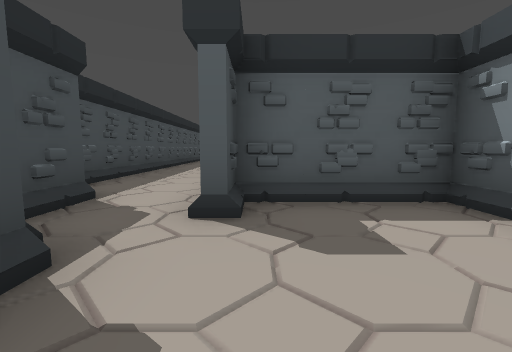
view 1 (above)

24 first-person views from a walk through a 3-D level made in the Godot game engine. The camera is 1.3 m above the floor, tilts 6° down and sees 90° across. The floor is counted in squares, 2 m on a side. Each view is taken from the middle of a square. On the plan, view 1 faces up. The plan holds only what a view shows up to about 9 squares ahead; the rest is blank. The place goes on beyond the plan.

view 2
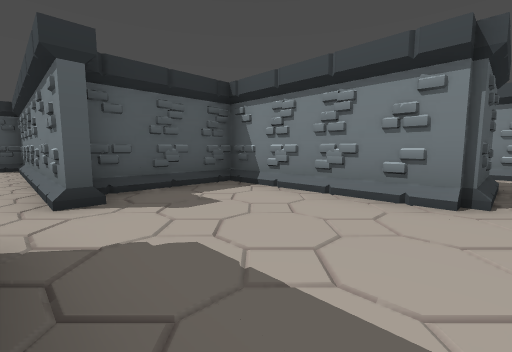

view 3
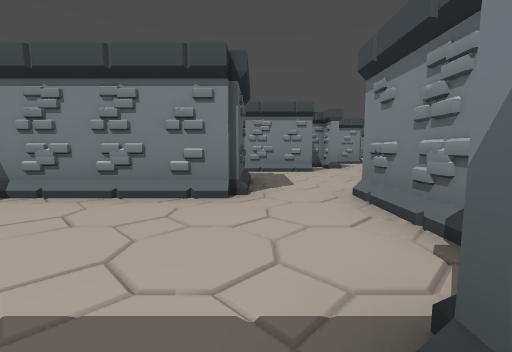

view 4
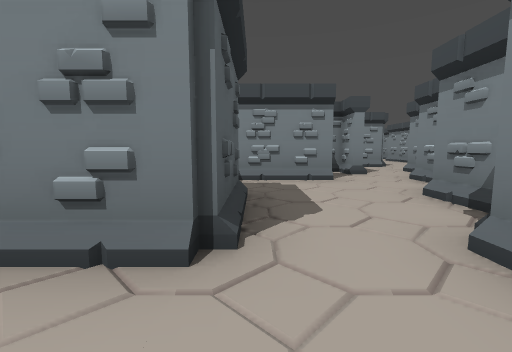

view 5
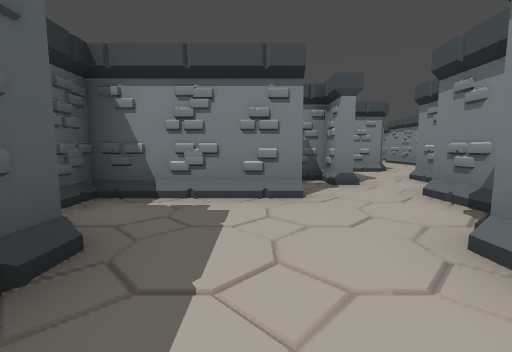

view 6
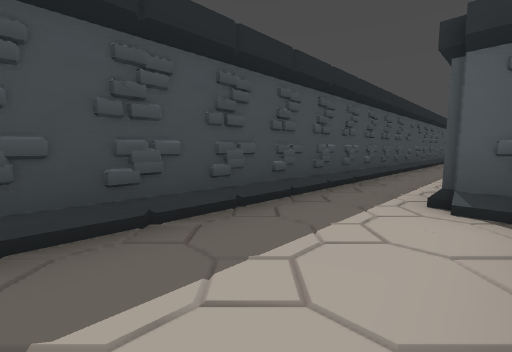

view 7
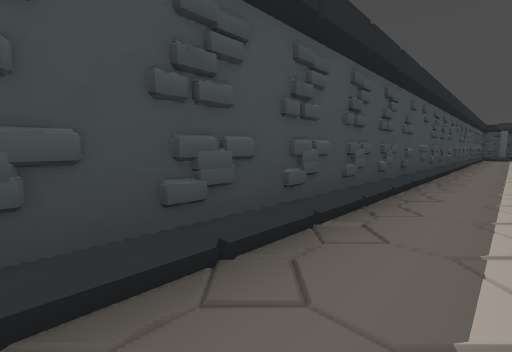

view 8
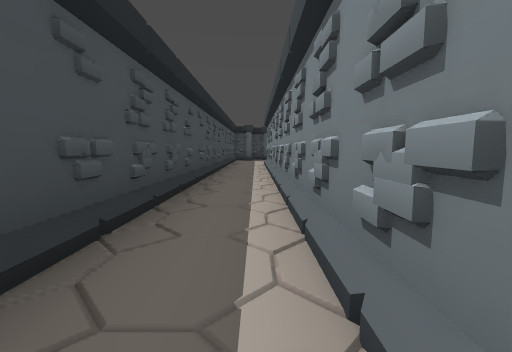

view 9
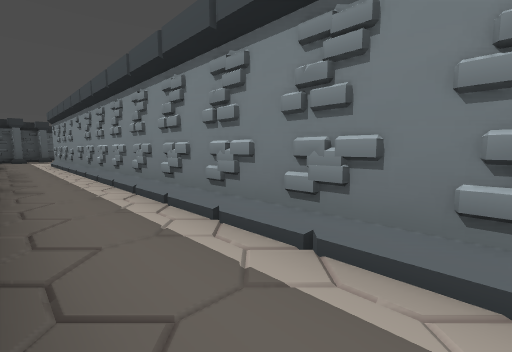

view 10
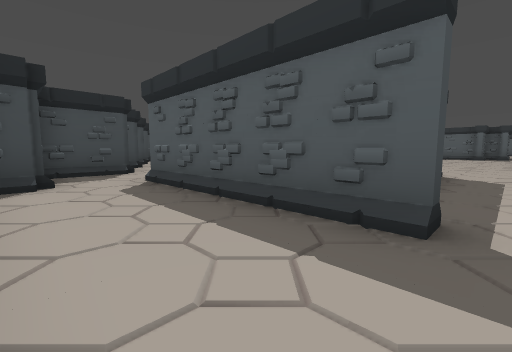

view 11
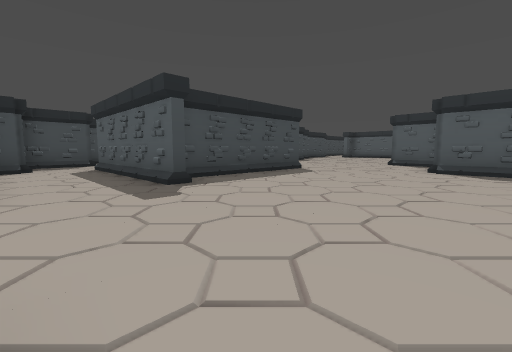

view 12
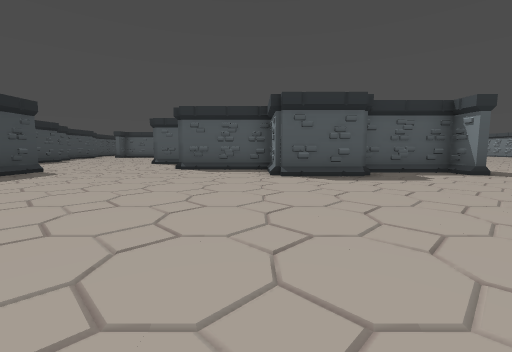

view 13
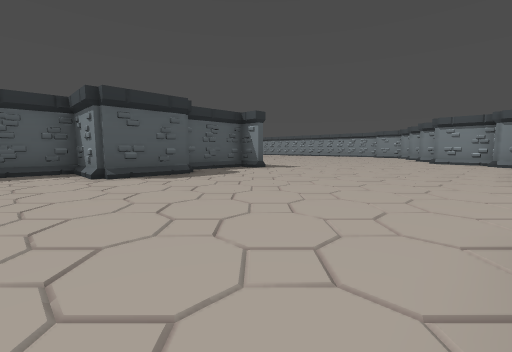

view 14
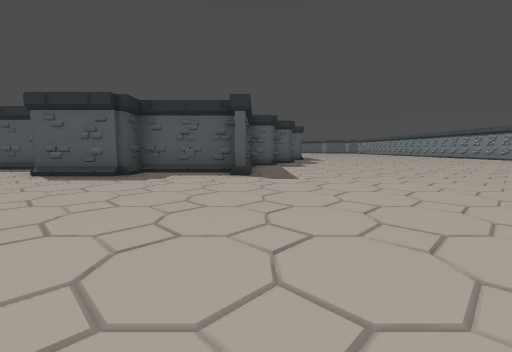

view 15
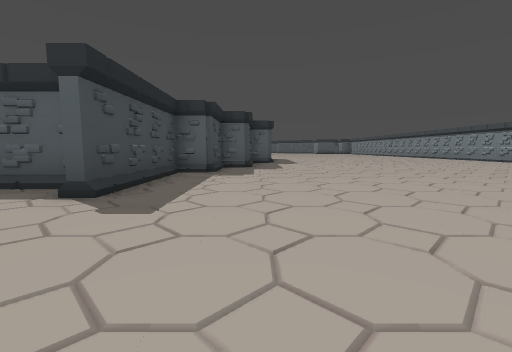

view 16
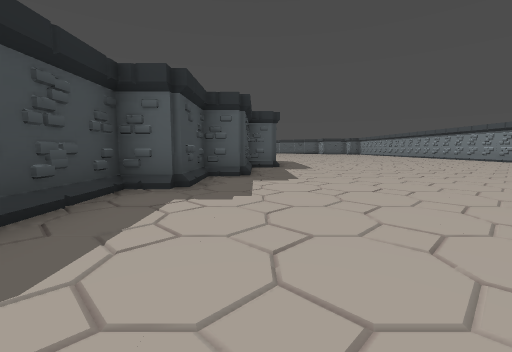

view 17
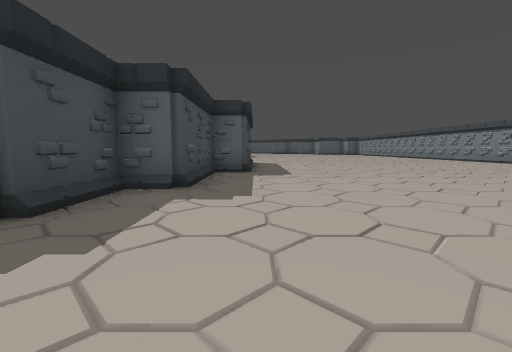

view 18
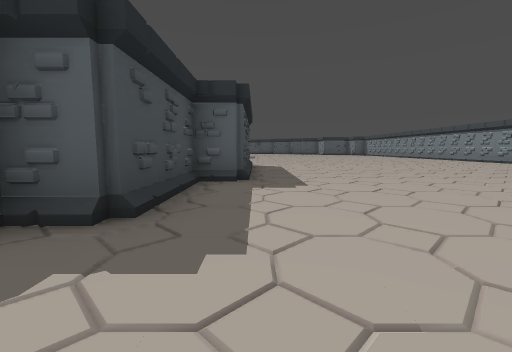

view 19
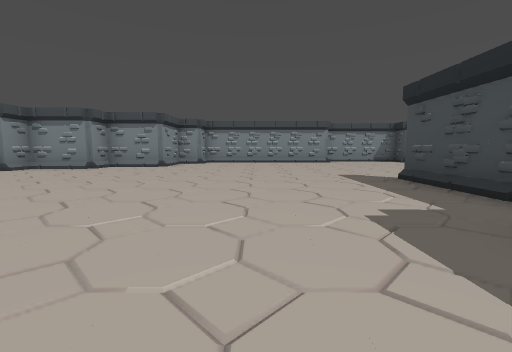

view 20
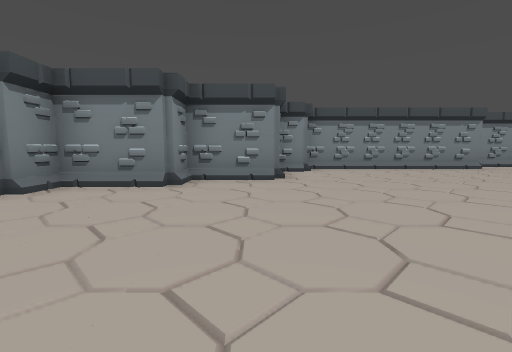

view 21
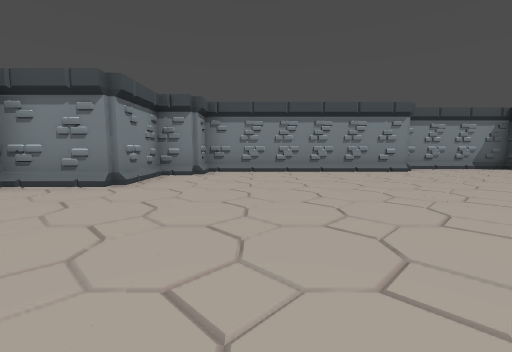

view 22
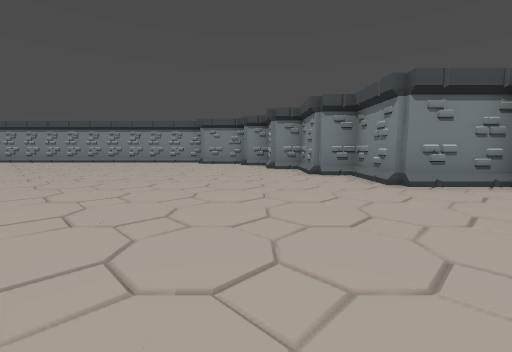

view 23
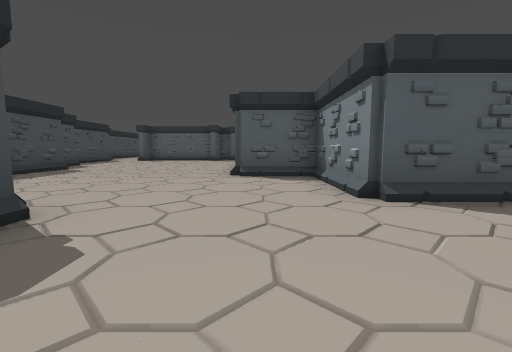

view 24
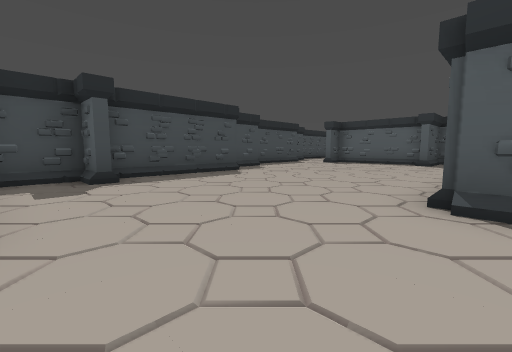

### Floor plan
Key: @ floor where view 1 was taken; # wall or solid block; . floor; / step, stairs or slope.
Columns run from 4 left of view 1 to 38 right of it. Each row starts with its distance up from view 1.
 25  /.
 24  /.#
 23 #/.#
 22 #/.#
 21 #/.#
 20 #/.#
 19 #/.#
 18 #/.#
 17 #/.#
 16 #/.#
 15 #/.#
 14 #/.#
 13 #/.#
 12 #/.
 11 #/.                              #.........
 10 #/.##                            #.........
  9 #/..#            ....            #.........
  8 #/..#            ....           ##.........
  7 #/..#          ......           #.........
  6 #/..#          ......           #.........
  5 #/..#         #......          ##..........
  4  /..####      #......###       #...........
  3  #/.#..#      #........#      ##...........
  2   /....#      #........#      #............
  1   #/...#  ##  ##.......####   #............
  0    /@..##..#   #..........#####............
 -1    /.......#      #.......##..#............
 -2    #/......#      #........................
 -3      ##......#    #........................
 -4         #...##    #.......................#
 -5           #....####.....................###
 -6             #.....##..................###
 -7             #.........................#
 -8               #......................##
 -9                           #....#######
-10                           ######

Where each view was taken, in squares from view 1:
view 1: 0 up, 0 right, facing up
view 2: 1 down, 1 left, facing up-right
view 3: 1 down, 1 left, facing right
view 4: 1 down, 1 right, facing right
view 5: 2 down, 3 right, facing right
view 6: 6 up, 1 left, facing up-left
view 7: 10 up, 2 left, facing up-left
view 8: 14 up, 2 left, facing up
view 9: 13 up, 3 left, facing up-right
view 10: 8 down, 16 right, facing up-left
view 11: 8 down, 20 right, facing up-left
view 12: 8 down, 21 right, facing up
view 13: 8 down, 20 right, facing up-right
view 14: 8 down, 27 right, facing up
view 15: 5 down, 29 right, facing up
view 16: 2 down, 29 right, facing up
view 17: 0 up, 30 right, facing up
view 18: 2 up, 30 right, facing up
view 19: 4 up, 30 right, facing down
view 20: 0 up, 34 right, facing down
view 21: 1 down, 31 right, facing down
view 22: 3 down, 29 right, facing right
view 23: 3 down, 17 right, facing up
view 24: 0 up, 17 right, facing up-left
